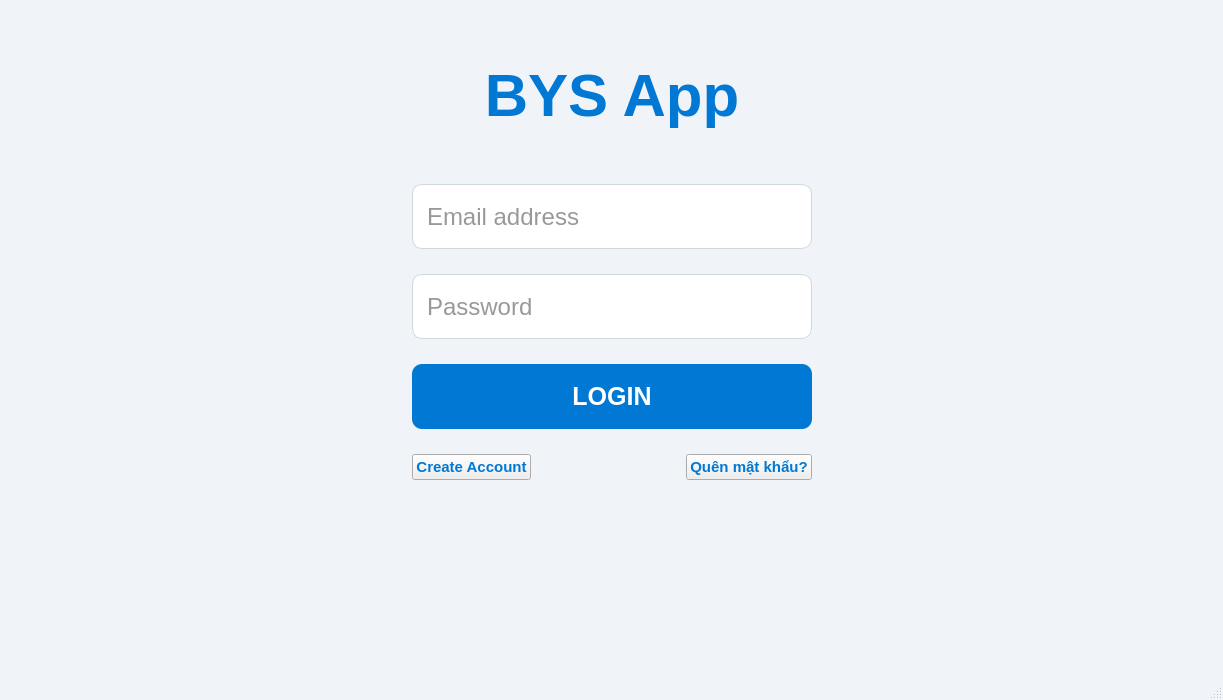
<?xml version="1.0" encoding="UTF-8"?>
<ui version="4.0">
 <class>Dialog</class>
 <widget class="QDialog" name="Dialog">
  <property name="geometry">
   <rect>
    <x>0</x>
    <y>0</y>
    <width>1223</width>
    <height>700</height>
   </rect>
  </property>
  <property name="windowTitle">
   <string>BYS - Login</string>
  </property>
  <property name="windowIcon">
   <iconset>
    <normaloff>logo.png</normaloff>logo.png</iconset>
  </property>
  <property name="styleSheet">
   <string notr="true">
    QDialog { 
        background-color: #F0F4F8; 
    }
    QLabel#Title {
        font-size: 42pt;
        font-weight: bold;
        color: #0078D4;
        margin-bottom: 20px;
    }
    QLineEdit {
        border: 1px solid #CFD8DC;
        border-radius: 10px;
        padding: 12px;
        background-color: #FFFFFF;
        font-size: 18pt;
        color: #333333;
    }
    QLineEdit:focus { 
        border: 2px solid #0078D4; 
    }
    QPushButton#Login_button {
        background-color: #0078D4;
        color: white;
        font-size: 19pt;
        font-weight: bold;
        border-radius: 10px;
    }
    QPushButton#Login_button:hover {
        background-color: #005A9E;
    }
    QPushButton#Create_acc_button, #Forgot_pass_button {
        color: #0078D4;
        font-size: 11pt;
        text-decoration: none;
        font-weight: bold;
    }
   </string>
  </property>
  <property name="sizeGripEnabled">
   <bool>true</bool>
  </property>
  <layout class="QHBoxLayout" name="windowLayout">
   <property name="leftMargin">
    <number>20</number>
   </property>
   <property name="rightMargin">
    <number>20</number>
   </property>
   <item>
    <spacer name="leftSpacer">
     <property name="orientation">
      <enum>Qt::Horizontal</enum>
     </property>
     <property name="sizeHint" stdset="0">
      <size>
       <width>100</width>
       <height>20</height>
      </size>
     </property>
    </spacer>
   </item>
   <item>
    <layout class="QVBoxLayout" name="mainLayout">
     <property name="spacing">
      <number>25</number>
     </property>
     <property name="topMargin">
      <number>50</number>
     </property>
     <property name="bottomMargin">
      <number>50</number>
     </property>
     <item>
      <widget class="QLabel" name="Title">
       <property name="styleSheet">
        <string notr="true">font-size: 45pt; font-weight: bold; color: #0078D4; margin-bottom: 30px;</string>
       </property>
       <property name="text">
        <string>BYS App</string>
       </property>
       <property name="alignment">
        <set>Qt::AlignCenter</set>
       </property>
      </widget>
     </item>
     <item>
      <widget class="QLineEdit" name="Email_input">
       <property name="sizePolicy">
        <sizepolicy hsizetype="Expanding" vsizetype="Fixed">
         <horstretch>0</horstretch>
         <verstretch>0</verstretch>
        </sizepolicy>
       </property>
       <property name="minimumSize">
        <size>
         <width>400</width>
         <height>65</height>
        </size>
       </property>
       <property name="maximumSize">
        <size>
         <width>900</width>
         <height>65</height>
        </size>
       </property>
       <property name="placeholderText">
        <string>Email address</string>
       </property>
      </widget>
     </item>
     <item>
      <widget class="QLineEdit" name="Password_input">
       <property name="sizePolicy">
        <sizepolicy hsizetype="Expanding" vsizetype="Fixed">
         <horstretch>0</horstretch>
         <verstretch>0</verstretch>
        </sizepolicy>
       </property>
       <property name="minimumSize">
        <size>
         <width>400</width>
         <height>65</height>
        </size>
       </property>
       <property name="maximumSize">
        <size>
         <width>900</width>
         <height>65</height>
        </size>
       </property>
       <property name="echoMode">
        <enum>QLineEdit::Password</enum>
       </property>
       <property name="placeholderText">
        <string>Password</string>
       </property>
      </widget>
     </item>
     <item>
      <widget class="QPushButton" name="Login_button">
       <property name="sizePolicy">
        <sizepolicy hsizetype="Expanding" vsizetype="Fixed">
         <horstretch>0</horstretch>
         <verstretch>0</verstretch>
        </sizepolicy>
       </property>
       <property name="minimumSize">
        <size>
         <width>400</width>
         <height>65</height>
        </size>
       </property>
       <property name="maximumSize">
        <size>
         <width>900</width>
         <height>70</height>
        </size>
       </property>
       <property name="cursor">
        <cursorShape>PointingHandCursor</cursorShape>
       </property>
       <property name="text">
        <string>LOGIN</string>
       </property>
      </widget>
     </item>
     <item>
      <layout class="QHBoxLayout" name="footerLayout">
       <item>
        <widget class="QPushButton" name="Create_acc_button">
         <property name="cursor">
          <cursorShape>PointingHandCursor</cursorShape>
         </property>
         <property name="text">
          <string>Create Account</string>
         </property>
        </widget>
       </item>
       <item>
        <spacer name="footerSpacer">
         <property name="orientation">
          <enum>Qt::Horizontal</enum>
         </property>
         <property name="sizeHint" stdset="0">
          <size>
           <width>0</width>
           <height>0</height>
          </size>
         </property>
        </spacer>
       </item>
       <item>
        <widget class="QPushButton" name="Forgot_pass_button">
         <property name="cursor">
          <cursorShape>PointingHandCursor</cursorShape>
         </property>
         <property name="text">
          <string>Quên mật khẩu?</string>
         </property>
        </widget>
       </item>
      </layout>
     </item>
     <item>
      <widget class="QLabel" name="error_label">
       <property name="styleSheet">
        <string notr="true">color: #ff4d4d; font-size: 11pt;</string>
       </property>
       <property name="text">
        <string/>
       </property>
       <property name="alignment">
        <set>Qt::AlignCenter</set>
       </property>
      </widget>
     </item>
     <item>
      <spacer name="verticalSpacer">
       <property name="orientation">
        <enum>Qt::Vertical</enum>
       </property>
       <property name="sizeHint" stdset="0">
        <size>
         <width>20</width>
         <height>40</height>
        </size>
       </property>
      </spacer>
     </item>
    </layout>
   </item>
   <item>
    <spacer name="rightSpacer">
     <property name="orientation">
      <enum>Qt::Horizontal</enum>
     </property>
     <property name="sizeHint" stdset="0">
      <size>
       <width>100</width>
       <height>20</height>
      </size>
     </property>
    </spacer>
   </item>
  </layout>
 </widget>
 <resources/>
 <connections/>
</ui>
